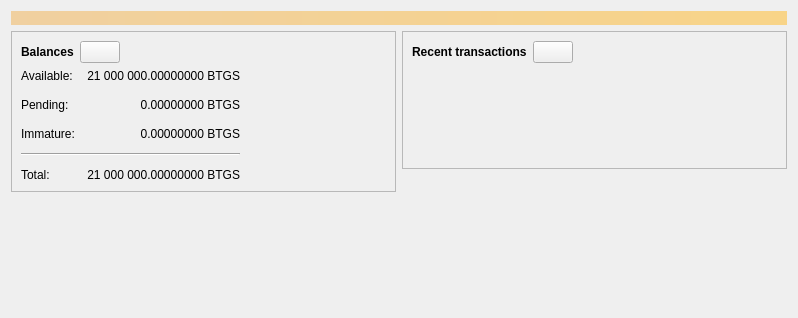
<?xml version="1.0" encoding="UTF-8"?>
<ui version="4.0">
 <class>OverviewPage</class>
 <widget class="QWidget" name="OverviewPage">
  <property name="geometry">
   <rect>
    <x>0</x>
    <y>0</y>
    <width>798</width>
    <height>318</height>
   </rect>
  </property>
  <property name="windowTitle">
   <string>Form</string>
  </property>
  <layout class="QVBoxLayout" name="topLayout">
   <item>
    <widget class="QLabel" name="labelAlerts">
     <property name="visible">
      <bool>false</bool>
     </property>
     <property name="styleSheet">
      <string notr="true">QLabel { background-color: qlineargradient(x1: 0, y1: 0, x2: 1, y2: 0, stop:0 #F0D0A0, stop:1 #F8D488); color:#000000; }</string>
     </property>
     <property name="wordWrap">
      <bool>true</bool>
     </property>
     <property name="margin">
      <number>3</number>
     </property>
     <property name="textInteractionFlags">
      <set>Qt::TextSelectableByMouse</set>
     </property>
    </widget>
   </item>
   <item>
    <layout class="QHBoxLayout" name="horizontalLayout" stretch="1,1">
     <item>
      <layout class="QVBoxLayout" name="verticalLayout_2">
       <item>
        <widget class="QFrame" name="frame">
         <property name="frameShape">
          <enum>QFrame::StyledPanel</enum>
         </property>
         <property name="frameShadow">
          <enum>QFrame::Raised</enum>
         </property>
         <layout class="QVBoxLayout" name="verticalLayout_4">
          <item>
           <layout class="QHBoxLayout" name="horizontalLayout_4">
            <item>
             <widget class="QLabel" name="label_5">
              <property name="font">
               <font>
                <weight>75</weight>
                <bold>true</bold>
               </font>
              </property>
              <property name="text">
               <string>Balances</string>
              </property>
             </widget>
            </item>
            <item>
             <widget class="QPushButton" name="labelWalletStatus">
              <property name="enabled">
               <bool>true</bool>
              </property>
              <property name="maximumSize">
               <size>
                <width>45</width>
                <height>16777215</height>
               </size>
              </property>
              <property name="toolTip">
               <string>The displayed information may be out of date. Your wallet automatically synchronizes with the Bitcoin network after a connection is established, but this process has not completed yet.</string>
              </property>
              <property name="text">
               <string/>
              </property>
              <property name="icon">
               <iconset resource="../bitcoin.qrc">
                <normaloff>:/icons/warning</normaloff>
                <disabledoff>:/icons/warning</disabledoff>:/icons/warning</iconset>
              </property>
              <property name="iconSize">
               <size>
                <width>24</width>
                <height>24</height>
               </size>
              </property>
             </widget>
            </item>
            <item>
             <spacer name="horizontalSpacer_3">
              <property name="orientation">
               <enum>Qt::Horizontal</enum>
              </property>
              <property name="sizeHint" stdset="0">
               <size>
                <width>40</width>
                <height>20</height>
               </size>
              </property>
             </spacer>
            </item>
           </layout>
          </item>
          <item>
           <layout class="QGridLayout" name="gridLayout">
            <property name="spacing">
             <number>12</number>
            </property>
            <item row="1" column="1">
             <widget class="QLabel" name="labelUnconfirmed">
              <property name="cursor">
               <cursorShape>IBeamCursor</cursorShape>
              </property>
              <property name="toolTip">
               <string>Total of transactions that have yet to be confirmed, and do not yet count toward the spendable balance</string>
              </property>
              <property name="text">
               <string notr="true">0.00000000 BTGS</string>
              </property>
              <property name="alignment">
               <set>Qt::AlignRight|Qt::AlignTrailing|Qt::AlignVCenter</set>
              </property>
              <property name="textInteractionFlags">
               <set>Qt::LinksAccessibleByMouse|Qt::TextSelectableByKeyboard|Qt::TextSelectableByMouse</set>
              </property>
             </widget>
            </item>
            <item row="3" column="0" colspan="2">
             <widget class="Line" name="line">
              <property name="orientation">
               <enum>Qt::Horizontal</enum>
              </property>
             </widget>
            </item>
            <item row="4" column="0">
             <widget class="QLabel" name="labelTotalText">
              <property name="text">
               <string>Total:</string>
              </property>
             </widget>
            </item>
            <item row="2" column="1">
             <widget class="QLabel" name="labelImmature">
              <property name="cursor">
               <cursorShape>IBeamCursor</cursorShape>
              </property>
              <property name="toolTip">
               <string>Mined balance that has not yet matured</string>
              </property>
              <property name="text">
               <string notr="true">0.00000000 BTGS</string>
              </property>
              <property name="alignment">
               <set>Qt::AlignRight|Qt::AlignTrailing|Qt::AlignVCenter</set>
              </property>
              <property name="textInteractionFlags">
               <set>Qt::LinksAccessibleByMouse|Qt::TextSelectableByKeyboard|Qt::TextSelectableByMouse</set>
              </property>
             </widget>
            </item>
            <item row="1" column="2">
             <spacer name="horizontalSpacer_2">
              <property name="orientation">
               <enum>Qt::Horizontal</enum>
              </property>
              <property name="sizeHint" stdset="0">
               <size>
                <width>40</width>
                <height>20</height>
               </size>
              </property>
             </spacer>
            </item>
            <item row="2" column="0">
             <widget class="QLabel" name="labelImmatureText">
              <property name="text">
               <string>Immature:</string>
              </property>
             </widget>
            </item>
            <item row="4" column="1">
             <widget class="QLabel" name="labelTotal">
              <property name="cursor">
               <cursorShape>IBeamCursor</cursorShape>
              </property>
              <property name="toolTip">
               <string>Your current total balance</string>
              </property>
              <property name="text">
               <string notr="true">21 000 000.00000000 BTGS</string>
              </property>
              <property name="alignment">
               <set>Qt::AlignRight|Qt::AlignTrailing|Qt::AlignVCenter</set>
              </property>
              <property name="textInteractionFlags">
               <set>Qt::LinksAccessibleByMouse|Qt::TextSelectableByKeyboard|Qt::TextSelectableByMouse</set>
              </property>
             </widget>
            </item>
            <item row="0" column="0">
             <widget class="QLabel" name="labelBalanceText">
              <property name="text">
               <string>Available:</string>
              </property>
             </widget>
            </item>
            <item row="0" column="1">
             <widget class="QLabel" name="labelBalance">
              <property name="cursor">
               <cursorShape>IBeamCursor</cursorShape>
              </property>
              <property name="toolTip">
               <string>Your current spendable balance</string>
              </property>
              <property name="text">
               <string notr="true">21 000 000.00000000 BTGS</string>
              </property>
              <property name="alignment">
               <set>Qt::AlignRight|Qt::AlignTrailing|Qt::AlignVCenter</set>
              </property>
              <property name="textInteractionFlags">
               <set>Qt::LinksAccessibleByMouse|Qt::TextSelectableByKeyboard|Qt::TextSelectableByMouse</set>
              </property>
             </widget>
            </item>
            <item row="1" column="0">
             <widget class="QLabel" name="labelPendingText">
              <property name="text">
               <string>Pending:</string>
              </property>
             </widget>
            </item>
           </layout>
          </item>
         </layout>
        </widget>
       </item>
       <item>
        <spacer name="verticalSpacer">
         <property name="orientation">
          <enum>Qt::Vertical</enum>
         </property>
         <property name="sizeHint" stdset="0">
          <size>
           <width>20</width>
           <height>40</height>
          </size>
         </property>
        </spacer>
       </item>
      </layout>
     </item>
     <item>
      <layout class="QVBoxLayout" name="verticalLayout_3">
       <item>
        <widget class="QFrame" name="frame_2">
         <property name="frameShape">
          <enum>QFrame::StyledPanel</enum>
         </property>
         <property name="frameShadow">
          <enum>QFrame::Raised</enum>
         </property>
         <layout class="QVBoxLayout" name="verticalLayout">
          <item>
           <layout class="QHBoxLayout" name="horizontalLayout_2">
            <item>
             <widget class="QLabel" name="label_4">
              <property name="font">
               <font>
                <weight>75</weight>
                <bold>true</bold>
               </font>
              </property>
              <property name="text">
               <string>Recent transactions</string>
              </property>
             </widget>
            </item>
            <item>
             <widget class="QPushButton" name="labelTransactionsStatus">
              <property name="enabled">
               <bool>true</bool>
              </property>
              <property name="maximumSize">
               <size>
                <width>45</width>
                <height>16777215</height>
               </size>
              </property>
              <property name="toolTip">
               <string>The displayed information may be out of date. Your wallet automatically synchronizes with the Bitcoin network after a connection is established, but this process has not completed yet.</string>
              </property>
              <property name="text">
               <string/>
              </property>
              <property name="icon">
               <iconset resource="../bitcoin.qrc">
                <normaloff>:/icons/warning</normaloff>
                <disabledoff>:/icons/warning</disabledoff>:/icons/warning</iconset>
              </property>
              <property name="iconSize">
               <size>
                <width>24</width>
                <height>24</height>
               </size>
              </property>
             </widget>
            </item>
            <item>
             <spacer name="horizontalSpacer">
              <property name="orientation">
               <enum>Qt::Horizontal</enum>
              </property>
              <property name="sizeHint" stdset="0">
               <size>
                <width>40</width>
                <height>20</height>
               </size>
              </property>
             </spacer>
            </item>
           </layout>
          </item>
          <item>
           <widget class="TransactionOverviewWidget" name="listTransactions">
            <property name="styleSheet">
             <string notr="true">QListView { background: transparent; }</string>
            </property>
            <property name="frameShape">
             <enum>QFrame::NoFrame</enum>
            </property>
            <property name="verticalScrollBarPolicy">
             <enum>Qt::ScrollBarAlwaysOff</enum>
            </property>
            <property name="horizontalScrollBarPolicy">
             <enum>Qt::ScrollBarAlwaysOff</enum>
            </property>
            <property name="sizeAdjustPolicy">
             <enum>QAbstractScrollArea::AdjustToContents</enum>
            </property>
            <property name="selectionMode">
             <enum>QAbstractItemView::NoSelection</enum>
            </property>
            <property name="uniformItemSizes">
             <bool>true</bool>
            </property>
           </widget>
          </item>
         </layout>
        </widget>
       </item>
       <item>
        <spacer name="verticalSpacer_2">
         <property name="orientation">
          <enum>Qt::Vertical</enum>
         </property>
         <property name="sizeHint" stdset="0">
          <size>
           <width>20</width>
           <height>40</height>
          </size>
         </property>
        </spacer>
       </item>
      </layout>
     </item>
    </layout>
   </item>
  </layout>
 </widget>
 <customwidgets>
  <customwidget>
   <class>TransactionOverviewWidget</class>
   <extends>QListView</extends>
   <header>qt/transactionoverviewwidget.h</header>
  </customwidget>
 </customwidgets>
 <resources/>
 <connections/>
</ui>
